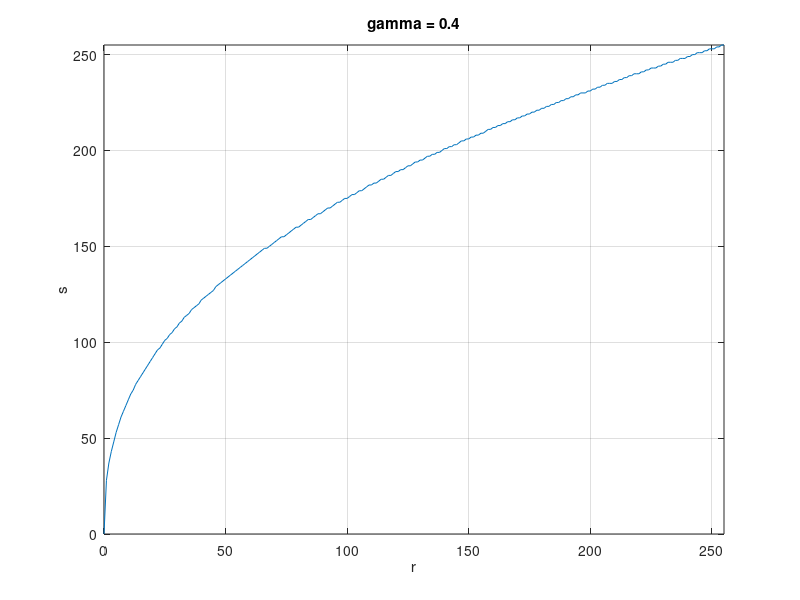
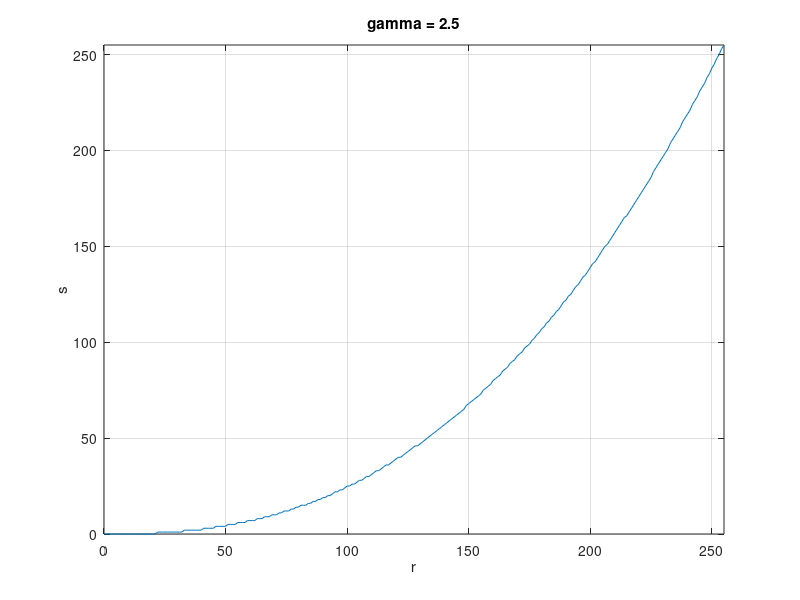

Here is the MATLAB script that generated these plots, in order: (Note: this script raises an error after producing the figures.)
# Assume L = 256 and generate a lookup table that maps input gray-levels to output gray-levels for a power law transform with γ = 0.4 and γ = 2.5
L = 256;
grayLevelIn = 0 : (L-1);

# γ = 0.4 and 2.5
grayLevelGamma1 = grayLevelIn .^ 0.4;
grayLevelGamma1 = round((L - 1)/max(grayLevelGamma1) * grayLevelGamma1);
grayLevelGamma2 = grayLevelIn .^ 2.5;
grayLevelGamma2 = round((L - 1)/max(grayLevelGamma2) * grayLevelGamma2);

# show plots
figure(1);
plot(grayLevelIn, grayLevelGamma1);
xlabel("r"); ylabel("s"); title("\gamma = 0.4");
axis([0, L-1, 0, L-1]);
grid on;
figure(2);
plot(grayLevelIn, grayLevelGamma2);
xlabel("r"); ylabel("s"); title("\gamma = 2.5");
axis([0, L-1, 0, L-1]);
grid on;

# Load image
rows = 640; cols = 480;
f = fopen("./cat.raw", 'r');
image = fread(f, rows*cols, "uint8=>uint8");
image = reshape(image, rows, cols);
image = image';
figure(3);
imshow(image);

imageGamma1 = grayLevelGamma1(image + 1); # +1是因为Matlab从1开始计数
figure(4);
imshow(uint8(imageGamma1));

imageGamma2 = grayLevelGamma2(image + 1);
figure(5);
imshow(uint8(imageGamma2));